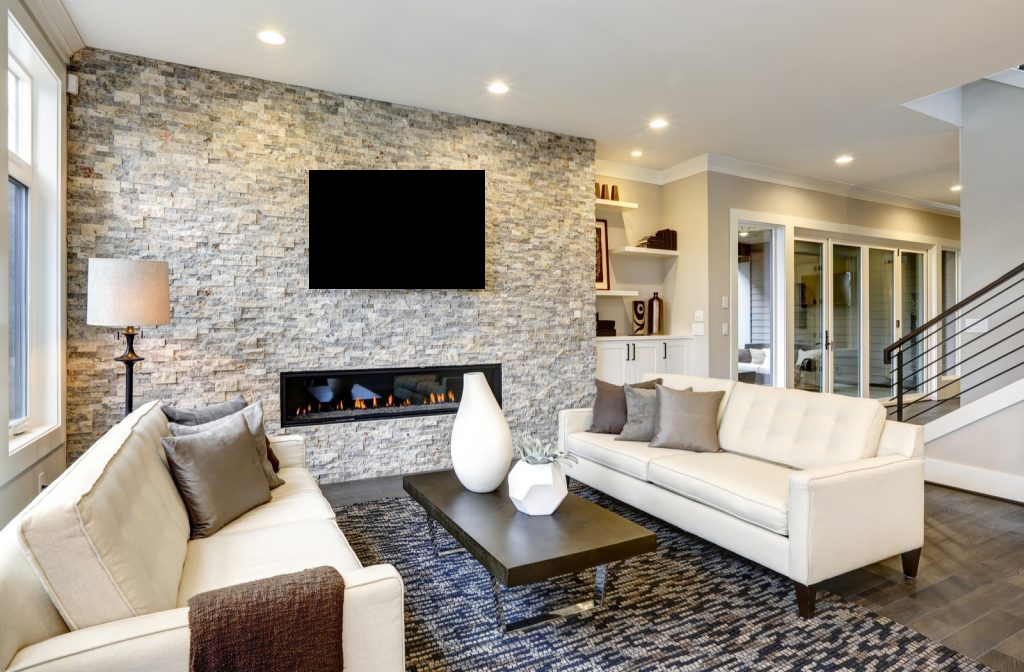
#> input picture src/modified_test1.png, 1024 x 672 px
$ python maskImageGen.py
#> lines starting #> are read from the running program, lines starting #| are printed output that depends on the picture; after the words box and inside, x2 and y2 are one past the last pixel; in counts of white or black regions, pixels touching at a corner belong together
#> further down, image is the input picture: PIL image 1024x672 RGB; mean R, G, B 162.4, 154.8, 143.5
from PIL import Image, ImageDraw

def parse_removal_log(log_path):
#> called with log_path = 'removal_log.txt'
    with open(log_path, 'r') as file:
#> (reads src/removal_log.txt from the repository)
        lines = file.readlines()

    regions = []
    for line in lines:
        parts = line.strip().split(',')
        shape_type = parts[0].strip()
        coords = tuple(map(int, parts[1:]))
        regions.append((shape_type, coords))
    return regions

def create_mask(image_size, regions):
#> called with image_size = (1024, 672)
    mask = Image.new('L', image_size, 0)
#> mask: PIL image 1024x672 L; every value is 0
    draw = ImageDraw.Draw(mask)

    for shape_type, coords in regions:
        if shape_type == 'rectangle' and len(coords) == 4:
            x1, y1, x2, y2 = coords
            draw.rectangle([x1, y1, x2, y2], fill=255)
        elif shape_type == 'circle' and len(coords) == 3:
            x, y, r = coords
            draw.ellipse([x - r, y - r, x + r, y + r], fill=255)

    return mask

# Example usage
image_path = 'modified_test1.png'
log_path = 'removal_log.txt'

image = Image.open(image_path)
regions = parse_removal_log(log_path)
mask = create_mask(image.size, regions)
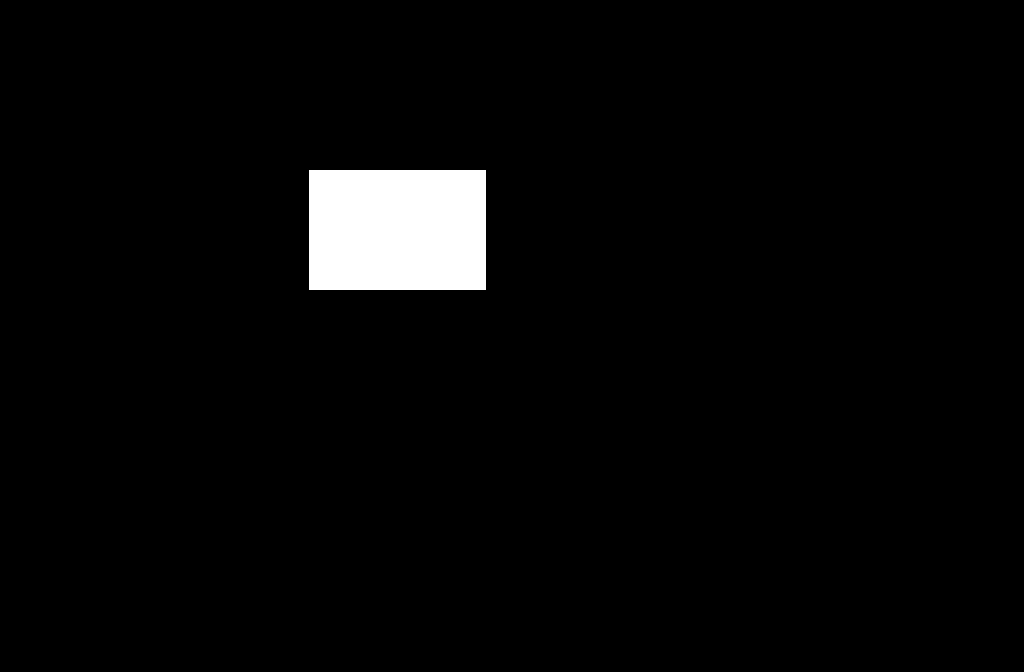
#> mask: PIL image 1024x672 L; 3.1% white; 1 white region, box (x1, y1, x2, y2) and area: (309, 170, 486, 290) 21240
mask.save('mask.png')
